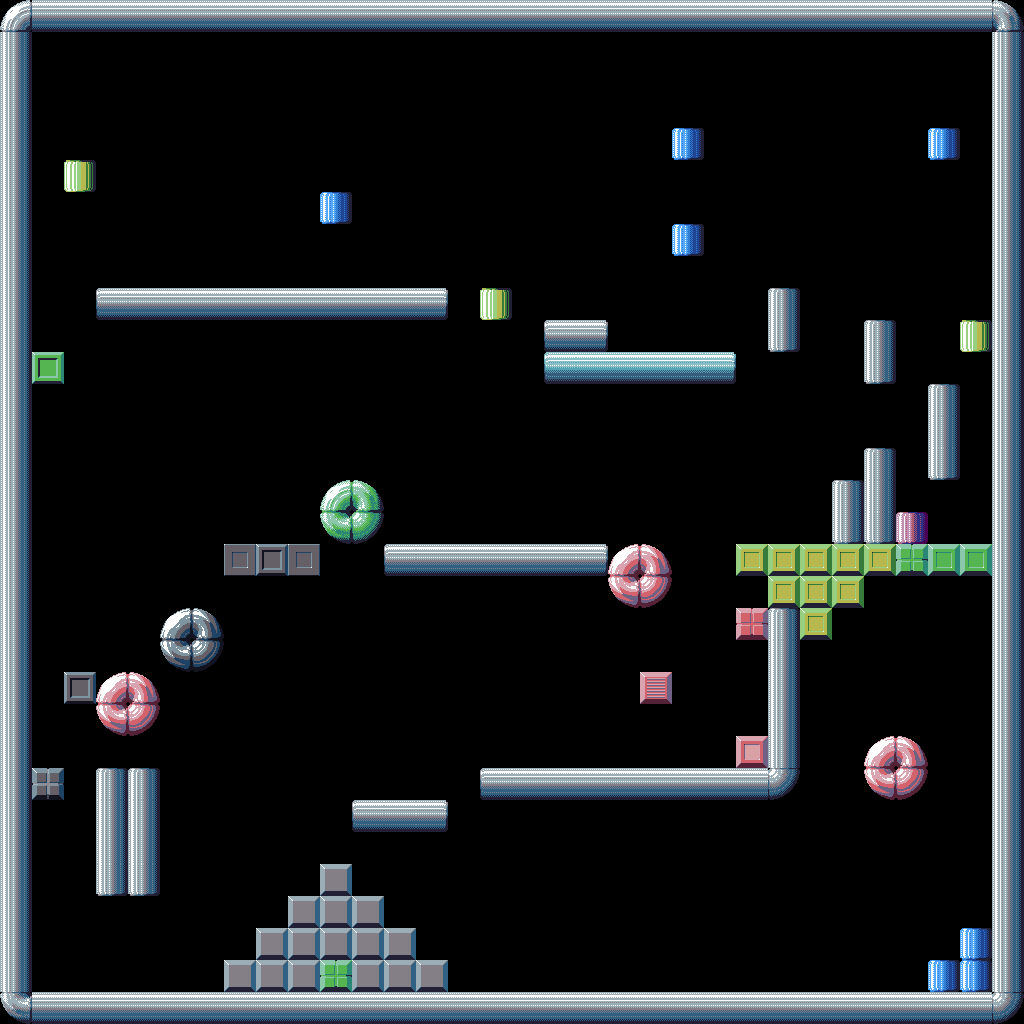

This is a level from a 2D game, rendered from its Tiled map with the project's own tilesets. A one-line summary and the complete map file follow:
An orthogonal 32x32 tile map with 32x32 px tiles, 1 tile layer (Tile Layer 1).

<map version="1.0" orientation="orthogonal" width="32" height="32" tilewidth="32" tileheight="32">
 <tileset firstgid="1" name="tiles" tilewidth="32" tileheight="32">
  <image source="../assets/tiles.png" width="512" height="3520" />
 </tileset>
 <layer name="Tile Layer 1" width="32" height="32">
  <data encoding="csv">
5,1,1,1,1,1,1,1,1,1,1,1,1,1,1,1,1,1,1,1,1,1,1,1,1,1,1,1,1,1,1,6,
3,0,0,0,0,0,0,0,0,0,0,0,0,0,0,0,0,0,0,0,0,0,0,0,0,0,0,0,0,0,0,3,
3,0,0,0,0,0,0,0,0,0,0,0,0,0,0,0,0,0,0,0,0,0,0,0,0,0,0,0,0,0,0,3,
3,0,0,0,0,0,0,0,0,0,0,0,0,0,0,0,0,0,0,0,0,0,0,0,0,0,0,0,0,0,0,3,
3,0,0,0,0,0,0,0,0,0,0,0,0,0,0,0,0,0,0,0,0,1299,0,0,0,0,0,0,0,1299,0,3,
3,0,1187,0,0,0,0,0,0,0,0,0,0,0,0,0,0,0,0,0,0,0,0,0,0,0,0,0,0,0,0,3,
3,0,0,0,0,0,0,0,0,0,1299,0,0,0,0,0,0,0,0,0,0,0,0,0,0,0,0,0,0,0,0,3,
3,0,0,0,0,0,0,0,0,0,0,0,0,0,0,0,0,0,0,0,0,1299,0,0,0,0,0,0,0,0,0,3,
3,0,0,0,0,0,0,0,0,0,0,0,0,0,0,0,0,0,0,0,0,0,0,0,0,0,0,0,0,0,0,3,
3,0,0,17,1,1,1,1,1,1,1,1,1,18,0,1187,0,0,0,0,0,0,0,0,4,0,0,0,0,0,0,3,
3,0,0,0,0,0,0,0,0,0,0,0,0,0,0,0,0,17,18,0,0,0,0,0,20,0,0,4,0,0,1187,3,
3,691,0,0,0,0,0,0,0,0,0,0,0,0,0,0,0,977,961,961,961,961,978,0,0,0,0,20,0,0,0,3,
3,0,0,0,0,0,0,0,0,0,0,0,0,0,0,0,0,0,0,0,0,0,0,0,0,0,0,0,0,4,0,3,
3,0,0,0,0,0,0,0,0,0,0,0,0,0,0,0,0,0,0,0,0,0,0,0,0,0,0,0,0,3,0,3,
3,0,0,0,0,0,0,0,0,0,0,0,0,0,0,0,0,0,0,0,0,0,0,0,0,0,0,4,0,20,0,3,
3,0,0,0,0,0,0,0,0,0,645,646,0,0,0,0,0,0,0,0,0,0,0,0,0,0,4,3,0,0,0,3,
3,0,0,0,0,0,0,0,0,0,661,662,0,0,0,0,0,0,0,0,0,0,0,0,0,0,20,20,1619,0,0,3,
3,0,0,0,0,0,0,358,371,358,0,0,17,1,1,1,1,1,18,869,870,0,0,1156,1156,1156,1156,1156,675,676,676,3,
3,0,0,0,0,0,0,0,0,0,0,0,0,0,0,0,0,0,0,885,886,0,0,0,1156,1156,1156,0,0,0,0,3,
3,0,0,0,0,389,390,0,0,0,0,0,0,0,0,0,0,0,0,0,0,0,0,835,4,1156,0,0,0,0,0,3,
3,0,0,0,0,405,406,0,0,0,0,0,0,0,0,0,0,0,0,0,0,0,0,0,3,0,0,0,0,0,0,3,
3,0,371,869,870,0,0,0,0,0,0,0,0,0,0,0,0,0,0,0,834,0,0,0,3,0,0,0,0,0,0,3,
3,0,0,885,886,0,0,0,0,0,0,0,0,0,0,0,0,0,0,0,0,0,0,0,3,0,0,0,0,0,0,3,
3,0,0,0,0,0,0,0,0,0,0,0,0,0,0,0,0,0,0,0,0,0,0,899,3,0,0,869,870,0,0,3,
3,418,0,4,4,0,0,0,0,0,0,0,0,0,0,17,1,1,1,1,1,1,1,1,22,0,0,885,886,0,0,3,
3,0,0,3,3,0,0,0,0,0,0,17,1,18,0,0,0,0,0,0,0,0,0,0,0,0,0,0,0,0,0,3,
3,0,0,3,3,0,0,0,0,0,0,0,0,0,0,0,0,0,0,0,0,0,0,0,0,0,0,0,0,0,0,3,
3,0,0,20,20,0,0,0,0,0,33,0,0,0,0,0,0,0,0,0,0,0,0,0,0,0,0,0,0,0,0,3,
3,0,0,0,0,0,0,0,0,33,33,33,0,0,0,0,0,0,0,0,0,0,0,0,0,0,0,0,0,0,0,3,
3,0,0,0,0,0,0,0,33,33,33,33,33,0,0,0,0,0,0,0,0,0,0,0,0,0,0,0,0,0,1299,3,
3,0,0,0,0,0,0,33,33,33,675,33,33,33,0,0,0,0,0,0,0,0,0,0,0,0,0,0,0,1299,1299,3,
21,1,1,1,1,1,1,1,1,1,1,1,1,1,1,1,1,1,1,1,1,1,1,1,1,1,1,1,1,1,1,22
</data>
 </layer>
</map>
